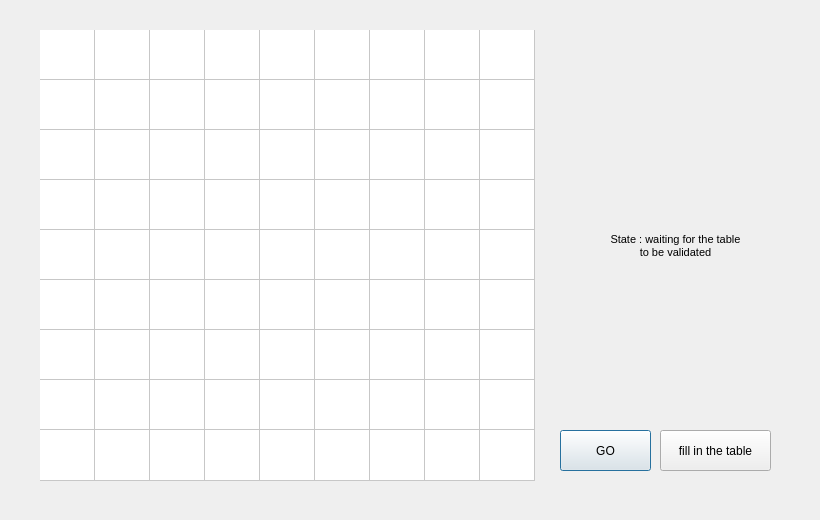
<?xml version="1.0" encoding="UTF-8"?>
<ui version="4.0">
 <class>Dialog</class>
 <widget class="QDialog" name="Dialog">
  <property name="geometry">
   <rect>
    <x>0</x>
    <y>0</y>
    <width>820</width>
    <height>520</height>
   </rect>
  </property>
  <property name="font">
   <font>
    <family>MS Shell Dlg 2</family>
   </font>
  </property>
  <property name="contextMenuPolicy">
   <enum>Qt::PreventContextMenu</enum>
  </property>
  <property name="windowTitle">
   <string>Dialog</string>
  </property>
  <widget class="QLabel" name="label">
   <property name="geometry">
    <rect>
     <x>610</x>
     <y>190</y>
     <width>131</width>
     <height>111</height>
    </rect>
   </property>
   <property name="font">
    <font>
     <pointsize>8</pointsize>
    </font>
   </property>
   <property name="contextMenuPolicy">
    <enum>Qt::ActionsContextMenu</enum>
   </property>
   <property name="frameShape">
    <enum>QFrame::NoFrame</enum>
   </property>
   <property name="text">
    <string>State : waiting for the table to be validated</string>
   </property>
   <property name="textFormat">
    <enum>Qt::AutoText</enum>
   </property>
   <property name="scaledContents">
    <bool>false</bool>
   </property>
   <property name="alignment">
    <set>Qt::AlignCenter</set>
   </property>
   <property name="wordWrap">
    <bool>true</bool>
   </property>
   <property name="openExternalLinks">
    <bool>false</bool>
   </property>
  </widget>
  <widget class="QPushButton" name="pushButton">
   <property name="geometry">
    <rect>
     <x>560</x>
     <y>430</y>
     <width>91</width>
     <height>41</height>
    </rect>
   </property>
   <property name="text">
    <string>GO</string>
   </property>
  </widget>
  <widget class="QPushButton" name="pushButton_2">
   <property name="geometry">
    <rect>
     <x>660</x>
     <y>430</y>
     <width>111</width>
     <height>41</height>
    </rect>
   </property>
   <property name="text">
    <string>fill in the table</string>
   </property>
   <property name="default">
    <bool>false</bool>
   </property>
   <property name="flat">
    <bool>false</bool>
   </property>
  </widget>
  <widget class="QTableWidget" name="tableWidget">
   <property name="geometry">
    <rect>
     <x>40</x>
     <y>30</y>
     <width>495</width>
     <height>451</height>
    </rect>
   </property>
   <property name="font">
    <font>
     <pointsize>12</pointsize>
     <weight>75</weight>
     <bold>true</bold>
    </font>
   </property>
   <property name="frameShape">
    <enum>QFrame::NoFrame</enum>
   </property>
   <property name="frameShadow">
    <enum>QFrame::Plain</enum>
   </property>
   <property name="verticalScrollBarPolicy">
    <enum>Qt::ScrollBarAlwaysOff</enum>
   </property>
   <property name="horizontalScrollBarPolicy">
    <enum>Qt::ScrollBarAlwaysOff</enum>
   </property>
   <property name="autoScroll">
    <bool>false</bool>
   </property>
   <property name="autoScrollMargin">
    <number>16</number>
   </property>
   <property name="rowCount">
    <number>9</number>
   </property>
   <property name="columnCount">
    <number>9</number>
   </property>
   <attribute name="horizontalHeaderVisible">
    <bool>false</bool>
   </attribute>
   <attribute name="horizontalHeaderDefaultSectionSize">
    <number>55</number>
   </attribute>
   <attribute name="horizontalHeaderHighlightSections">
    <bool>false</bool>
   </attribute>
   <attribute name="horizontalHeaderMinimumSectionSize">
    <number>50</number>
   </attribute>
   <attribute name="horizontalHeaderStretchLastSection">
    <bool>false</bool>
   </attribute>
   <attribute name="verticalHeaderVisible">
    <bool>false</bool>
   </attribute>
   <attribute name="verticalHeaderCascadingSectionResizes">
    <bool>false</bool>
   </attribute>
   <attribute name="verticalHeaderDefaultSectionSize">
    <number>6</number>
   </attribute>
   <attribute name="verticalHeaderHighlightSections">
    <bool>true</bool>
   </attribute>
   <attribute name="verticalHeaderMinimumSectionSize">
    <number>50</number>
   </attribute>
   <attribute name="verticalHeaderShowSortIndicator" stdset="0">
    <bool>true</bool>
   </attribute>
   <attribute name="verticalHeaderStretchLastSection">
    <bool>true</bool>
   </attribute>
   <row/>
   <row/>
   <row/>
   <row/>
   <row/>
   <row/>
   <row/>
   <row/>
   <row/>
   <column/>
   <column/>
   <column/>
   <column/>
   <column/>
   <column/>
   <column/>
   <column/>
   <column/>
  </widget>
 </widget>
 <resources/>
 <connections/>
</ui>
